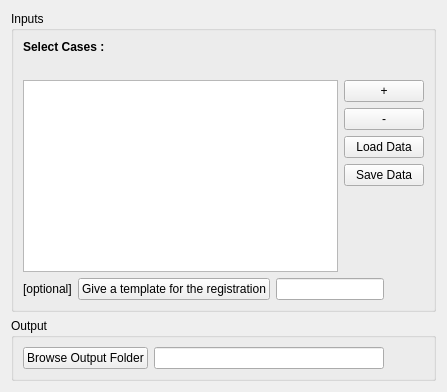
      <widget class="QWidget" name="FileTab">
       <attribute name="title">
        <string>Files</string>
       </attribute>
       <layout class="QVBoxLayout" name="verticalLayout_5">
        <item>
         <widget class="QGroupBox" name="InputsGroupBox">
          <property name="title">
           <string>Inputs</string>
          </property>
          <layout class="QVBoxLayout" name="verticalLayout_7">
           <item>
            <layout class="QVBoxLayout" name="verticalLayout_17">
             <item>
              <widget class="QLabel" name="label_15">
               <property name="text">
                <string>&lt;p&gt;&lt;b&gt;Select Cases :&lt;/b&gt;&lt;/p&gt;</string>
               </property>
              </widget>
             </item>
             <item>
              <widget class="QLabel" name="SelectCasesLabel">
               <property name="text">
                <string/>
               </property>
              </widget>
             </item>
            </layout>
           </item>
           <item>
            <layout class="QHBoxLayout" name="SelectCaseshorizontalLayout">
             <item>
              <widget class="QListWidget" name="CaseListWidget">
               <property name="dragDropMode">
                <enum>QAbstractItemView::NoDragDrop</enum>
               </property>
               <property name="defaultDropAction">
                <enum>Qt::CopyAction</enum>
               </property>
               <property name="selectionMode">
                <enum>QAbstractItemView::MultiSelection</enum>
               </property>
               <property name="iconSize">
                <size>
                 <width>4</width>
                 <height>4</height>
                </size>
               </property>
               <property name="viewMode">
                <enum>QListView::ListMode</enum>
               </property>
               <property name="sortingEnabled">
                <bool>false</bool>
               </property>
              </widget>
             </item>
             <item>
              <layout class="QVBoxLayout" name="verticalLayout_2">
               <item>
                <widget class="QPushButton" name="AddPushButton">
                 <property name="toolTip">
                  <string>Add cases</string>
                 </property>
                 <property name="text">
                  <string>+</string>
                 </property>
                </widget>
               </item>
               <item>
                <widget class="QPushButton" name="RemovePushButton">
                 <property name="toolTip">
                  <string>Remove selected cases</string>
                 </property>
                 <property name="text">
                  <string>-</string>
                 </property>
                 <property name="checkable">
                  <bool>false</bool>
                 </property>
                </widget>
               </item>
               <item>
                <widget class="QPushButton" name="BrowseCSVPushButton">
                 <property name="toolTip">
                  <string>Open CSV file as Dataset</string>
                 </property>
                 <property name="text">
                  <string>Load Data</string>
                 </property>
                </widget>
               </item>
               <item>
                <widget class="QPushButton" name="SaveCSVPushButton">
                 <property name="toolTip">
                  <string>Generate a CSV file with Dataset</string>
                 </property>
                 <property name="text">
                  <string>Save Data</string>
                 </property>
                </widget>
               </item>
               <item>
                <spacer name="verticalSpacer">
                 <property name="orientation">
                  <enum>Qt::Vertical</enum>
                 </property>
                 <property name="sizeHint" stdset="0">
                  <size>
                   <width>20</width>
                   <height>40</height>
                  </size>
                 </property>
                </spacer>
               </item>
              </layout>
             </item>
            </layout>
           </item>
           <item>
            <layout class="QHBoxLayout" name="horizontalLayout">
             <item>
              <widget class="QLabel" name="label_30">
               <property name="text">
                <string>[optional]</string>
               </property>
              </widget>
             </item>
             <item>
              <widget class="QPushButton" name="TemplateBrowsePushButton">
               <property name="toolTip">
                <string>Use of a FA Template</string>
               </property>
               <property name="text">
                <string>Give a template for the registration</string>
               </property>
              </widget>
             </item>
             <item>
              <widget class="QLineEdit" name="TemplateLineEdit"/>
             </item>
             <item>
              <spacer name="horizontalSpacer_5">
               <property name="orientation">
                <enum>Qt::Horizontal</enum>
               </property>
               <property name="sizeType">
                <enum>QSizePolicy::Minimum</enum>
               </property>
               <property name="sizeHint" stdset="0">
                <size>
                 <width>40</width>
                 <height>20</height>
                </size>
               </property>
              </spacer>
             </item>
            </layout>
           </item>
          </layout>
         </widget>
        </item>
        <item>
         <widget class="QGroupBox" name="OutputGroupBox">
          <property name="maximumSize">
           <size>
            <width>16777215</width>
            <height>100</height>
           </size>
          </property>
          <property name="title">
           <string>Output</string>
          </property>
          <layout class="QVBoxLayout" name="verticalLayout_6">
           <item>
            <layout class="QHBoxLayout" name="OutputFolderhorizontalLayout">
             <item>
              <widget class="QPushButton" name="BrowseOutputPushButton">
               <property name="text">
                <string>Browse Output Folder</string>
               </property>
              </widget>
             </item>
             <item>
              <widget class="QLineEdit" name="OutputFolderLineEdit"/>
             </item>
             <item>
              <spacer name="horizontalSpacer_4">
               <property name="orientation">
                <enum>Qt::Horizontal</enum>
               </property>
               <property name="sizeType">
                <enum>QSizePolicy::Minimum</enum>
               </property>
               <property name="sizeHint" stdset="0">
                <size>
                 <width>40</width>
                 <height>20</height>
                </size>
               </property>
              </spacer>
             </item>
            </layout>
           </item>
          </layout>
         </widget>
        </item>
       </layout>
      </widget>
